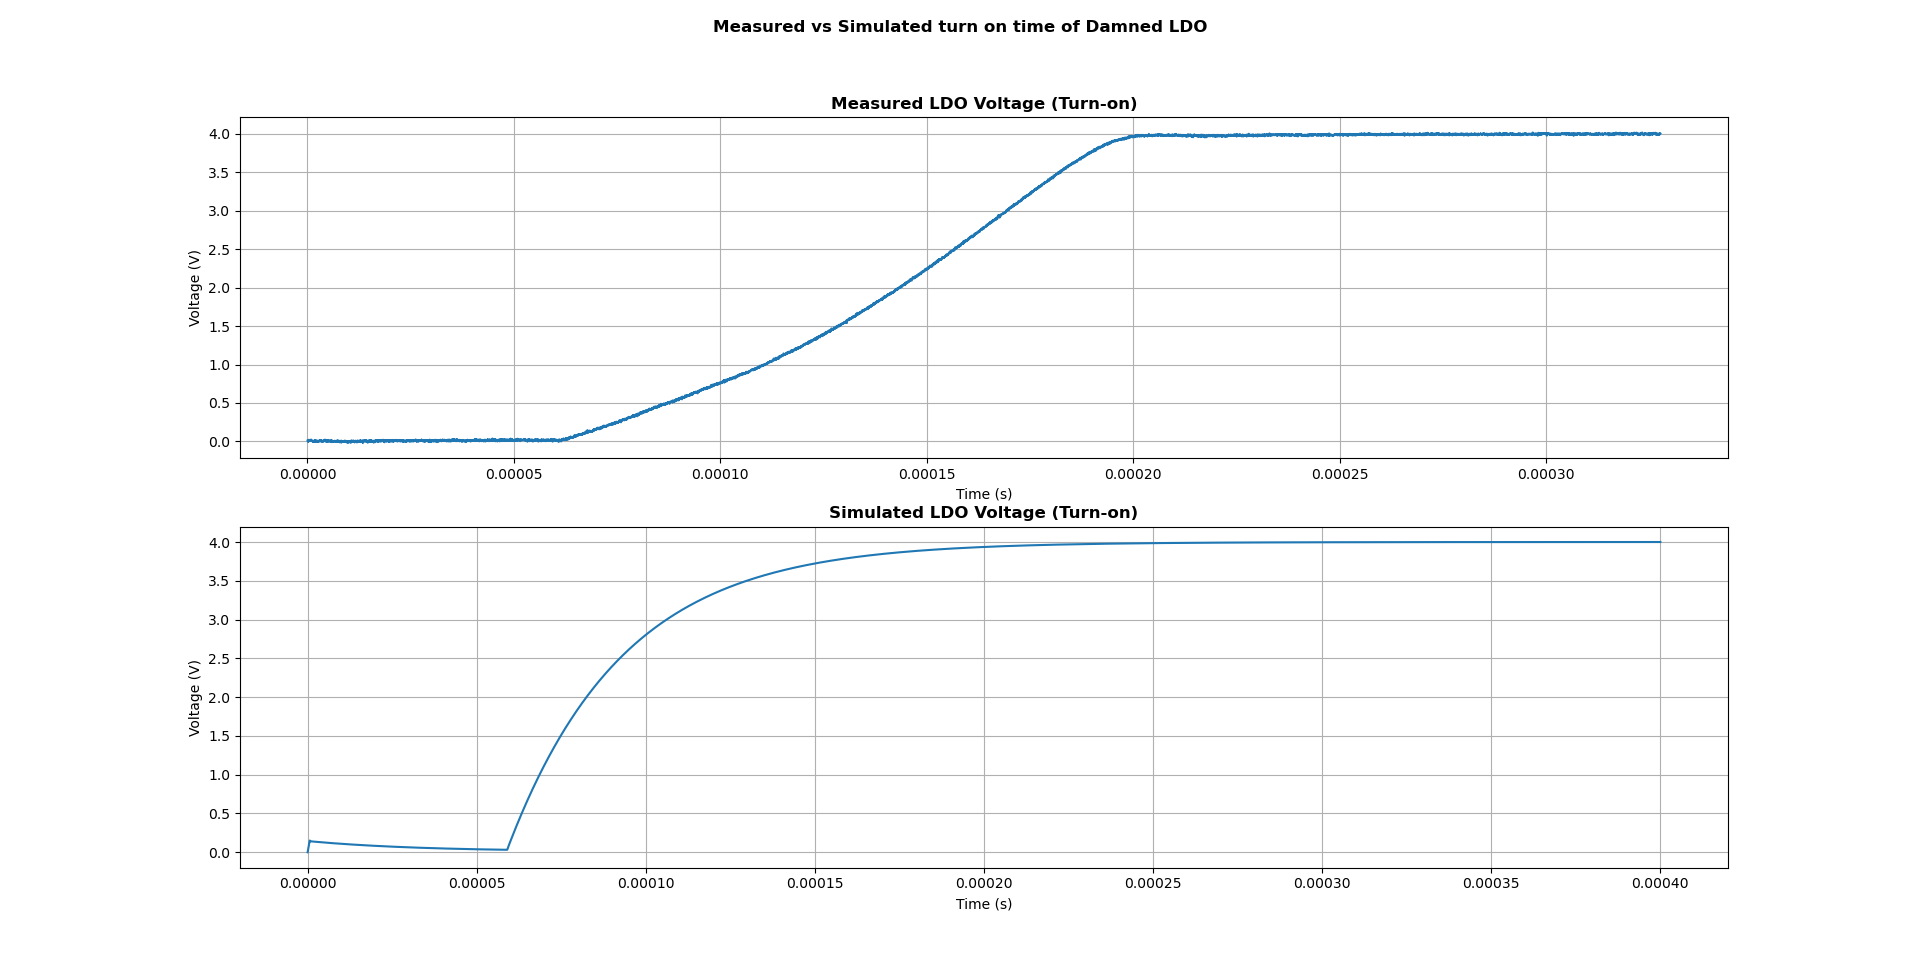

The Python source for this figure:
import matplotlib
import numpy as np
import tkinter as tk
from tkinter import filedialog
import matplotlib.pyplot as plt
import matplotlib.cbook as cbook

root = tk.Tk()
root.withdraw()

# first load the DA5 data into a variable
# this data should be from an oscilloscope that uses a comma as a delimiter
file_pathDA5 = filedialog.askopenfilename()
with cbook.get_sample_data(file_pathDA5) as file:
    DA5data = np.loadtxt(file,delimiter=',')

# next, load the DA1 data into a variable
# this data should be from a KiCad which uses a semicolon as a delimiter
file_pathDA1 = filedialog.askopenfilename()
with cbook.get_sample_data(file_pathDA1) as file:
    DA1data = np.loadtxt(file,delimiter=';')

plt.subplot(211)

timeDA5 = DA5data[:,0]
voltageDA5 = DA5data[timeDA5>0,2]
timeDA5 = timeDA5[timeDA5>0]

plt.plot(timeDA5,voltageDA5)
plt.xlabel('Time (s)')
plt.ylabel('Voltage (V)')
plt.grid()
plt.title('Measured LDO Voltage (Turn-on)', fontweight='bold')

plt.subplot(212)

timeDA1 = DA1data[:,0]
voltageDA1 = DA1data[:,1]
plt.plot(timeDA1,voltageDA1)
plt.xlabel('Time (s)')
plt.ylabel('Voltage (V)')
plt.grid()
plt.title('Simulated LDO Voltage (Turn-on)', fontweight='bold')

plt.suptitle('Measured vs Simulated turn on time of Damned LDO', fontweight='bold')

plt.show()
